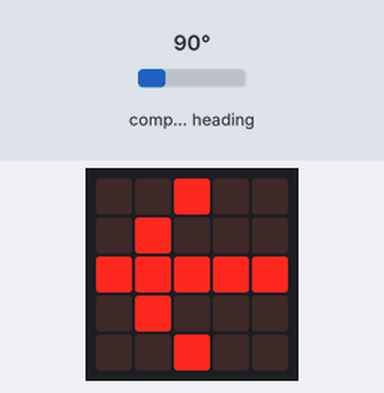
Bench run of a program on a simulated BBC micro:bit (MakeCode). Shown: the board's 5×5 LED display. The inputs (shaded band) are chosen by the test bench; at power-on: compass heading 90°. The compass is already calibrated.

Above: at 1.2 s.
1.3 s: compass heading set to 48°
3.0 s: compass heading set to 41°
At 3.6 s:
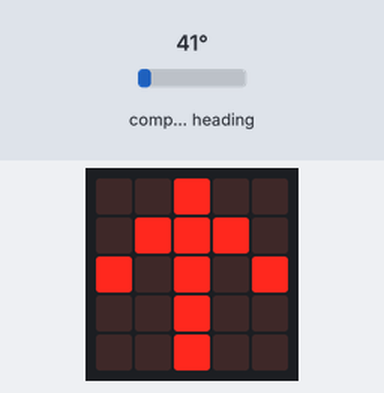
4.6 s: compass heading set to 180°
At 6.0 s:
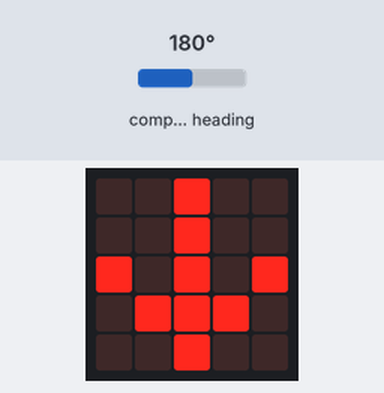
6.4 s: compass heading set to 218°
8.0 s: compass heading set to 230°
At 8.3 s:
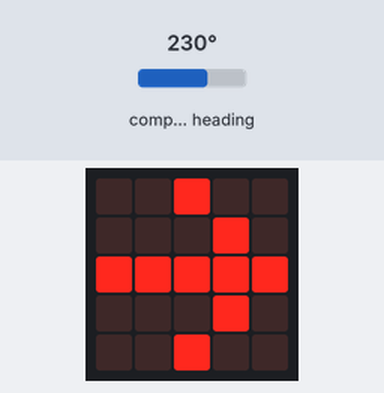
9.5 s: compass heading set to 7°
At 10.7 s:
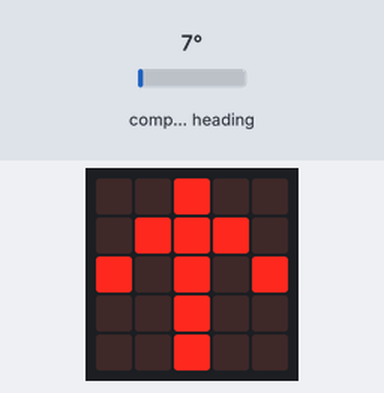
Timing chart, 0 to 12.4 s (numbered marks = the images above; inputs shaded):
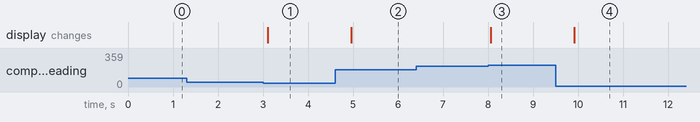

The program:

main.ts
```typescript
let graden = 0
basic.forever(function () {
    graden = input.compassHeading()
})
basic.forever(function () {
    if (graden < 45) {
        basic.showArrow(ArrowNames.North)
    } else if (graden < 135) {
        basic.showArrow(ArrowNames.West)
    } else if (graden < 225) {
        basic.showArrow(ArrowNames.South)
    } else if (graden < 315) {
        basic.showArrow(ArrowNames.East)
    } else {
        basic.showArrow(ArrowNames.North)
    }
})
```

test.ts
```typescript
// tests gaan hier; deze zal niet worden gecompileerd wanneer dit pakket wordt gebruikt als extensie.
```

Measured:
- the behaviour switches between 45 and 44° on compass heading (found by bisection; images 0 and 1)
- the behaviour switches between 224 and 225° on compass heading (found by bisection; images 2 and 3)
- after the input at 1.3 s, every drawn part: stays the same
- after the input at 3.0 s, the display: changes after 0.10 s (image 1)
- after the input at 4.6 s, the display: changes after 0.36 s (image 2)
- after the input at 6.4 s, every drawn part: stays the same
- after the input at 8.0 s, the display: changes after 0.06 s (image 3)
- after the input at 9.5 s, the display: changes after 0.42 s (image 4)
